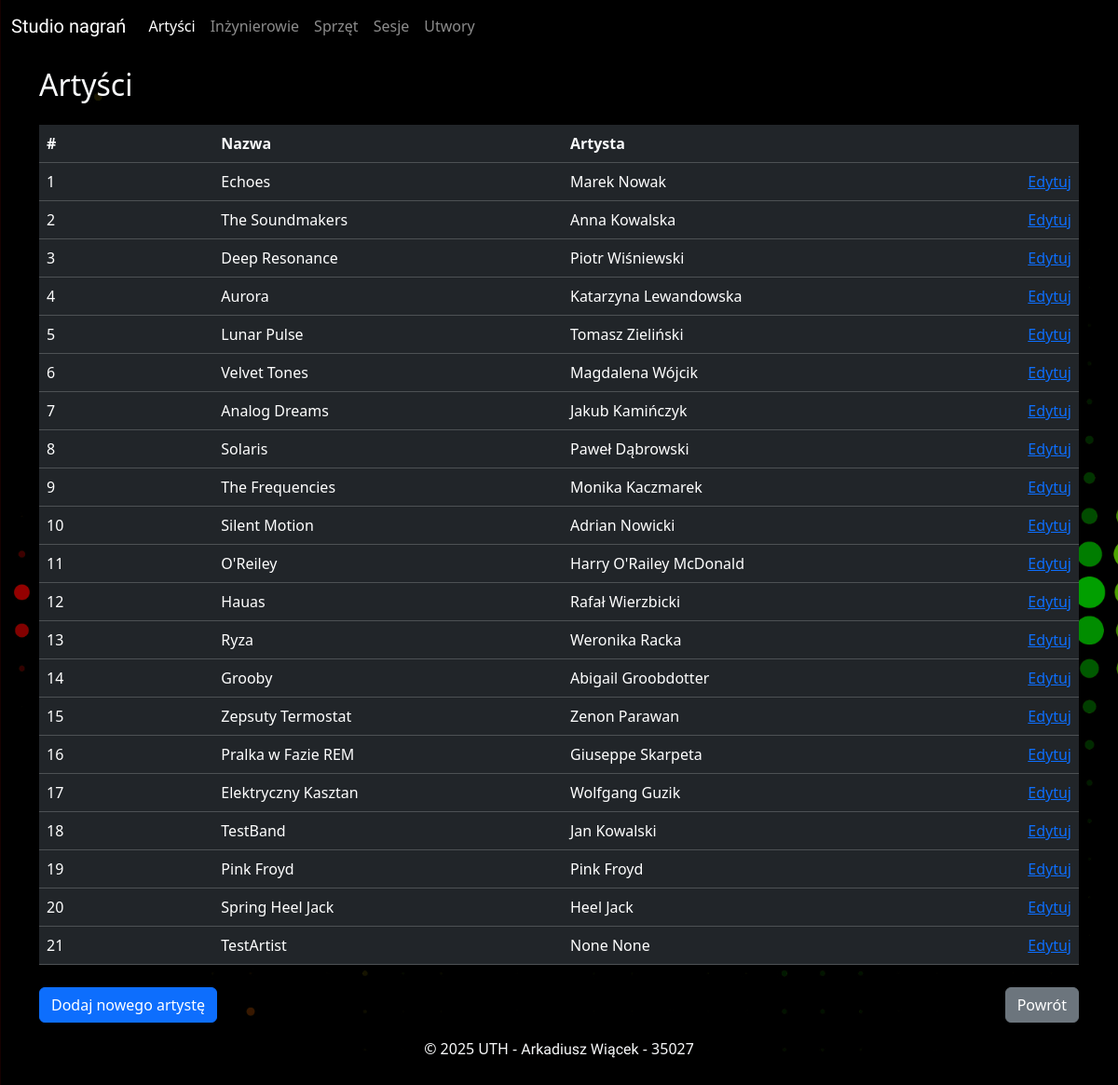
The page /artysci/ on the database as committed earlier.
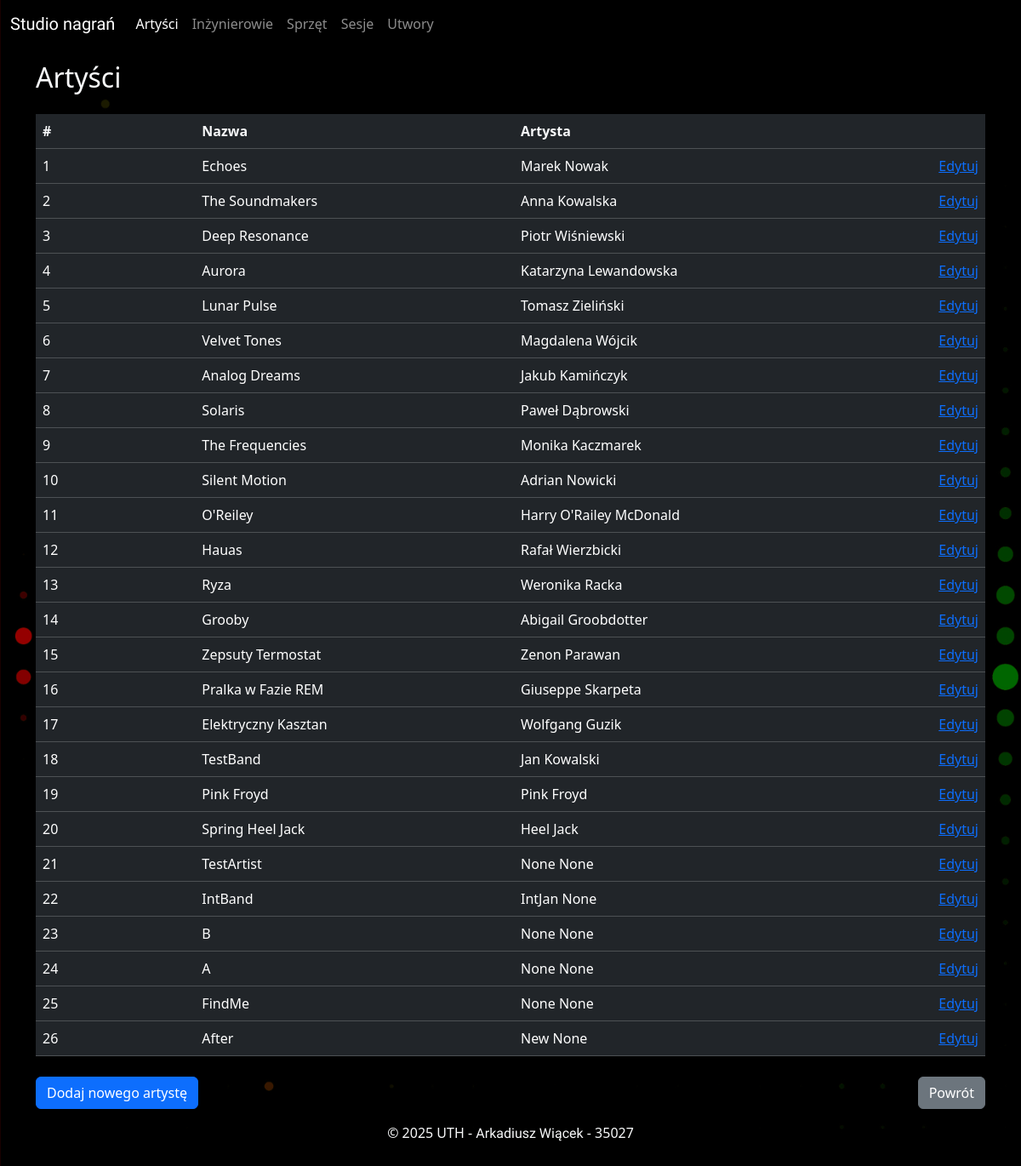
The same page on the database as committed later.
### app/models.py (models this page shows)
class Artysci(base):
    __tablename__ = "artysci"
    IdArtysty = Column(Integer, primary_key=True)
    Nazwa = Column(String)
    Imie = Column(String)
    Nazwisko = Column(String)
    sesje = relationship(
        "Sesje", back_populates="artysci", cascade="all, delete-orphan"
    )
    utwory = relationship(
        "Utwory", back_populates="artysci", cascade="all, delete-orphan"
    )

### app/views/artysci.py (the view)
@artysci_bp.route("/")
def artysci_view():
    sortby = request.args.get("sort", "IdArtysty")
    order = request.args.get("order", "asc")
    artysci = get_all_sorted(Artysci, sortby, order)
    return render_template("artysci.html", artysci=artysci, sortby=sortby, order=order)

### app/services.py (called while the page is built)
@contextmanager
def get_db_session():
    session = database.session()
    try:
        yield session
        session.commit()
    except Exception:
        session.rollback()
        raise
    finally:
        session.close()

def get_all_sorted(model_class, sort_by=None, order='asc'):
    with get_db_session() as session:
        stmt = select(model_class)
        if sort_by:
            col = getattr(model_class, sort_by)
            if order == 'desc':
                stmt = stmt.order_by(col.desc())
            else:
                stmt = stmt.order_by(col)
        return session.execute(stmt).scalars().all()

### app/templates/artysci.html (shortened to what this page needs)
{% extends "base.html" %}
{% block content %}
    <div class="container">
        <div class="row py-1 py-sm-3">
            <div class="col text-light">
                <h2>
                    Artyści
                </h2>
            </div>
        </div>
        <div class="row">
            <div class="col">
                <table class="table table-hover table-dark">
                    <thead>
                        <tr class="d-sm-table-row">
                            <th>
                                <div class="row">
                                    <div class="col-auto col-sm-2">
                                        <a href="?sort=IdArtysty&order={% if sort_by == 'IdArtysty' and order == 'asc' %}desc{% else %}asc{% endif %}"
                                           class="text-light text-decoration-none">
                                            #
                                        </a>
                                    </div>
                                    <div class="col-auto col-sm-4">
                                        <a href="?sort=Nazwa&order={% if sort_by == 'Nazwa' and order == 'asc' %}desc{% else %}asc{% endif %}"
                                           class="text-light text-decoration-none">
                                            Nazwa
                                        </a>
                                    </div>
                                    <div class="col-auto col-sm-4">
                                        <a href="?sort=Imie&order={% if sort_by == 'Imie' and order == 'asc' %}desc{% else %}asc{% endif %}"
                                           class="text-light text-decoration-none">
                                            Artysta
                                        </a>
                                    </div>
                                    <div class="col-sm-2 d-none d-sm-block">
                                    </div>
                                </div>
                            </th>
                        </tr>
                    </thead>
                    {% for artysta in artysci %}
                        <tr data-bs-toggle="modal"
                            data-bs-target="#artistModal"
                            data-artist-id="{{ artysta.IdArtysty }}"
                            data-artist-name="{{ artysta.Nazwa }}">
                            <td>
                                <div class="row">
                                    <div class="col-12 col-sm-2">
                                        <span class="d-inline d-sm-none"># </span>{{ artysta.IdArtysty }}
                                    </div>
                                    <div class="col-12 col-sm-4">
                                        {{ artysta.Nazwa }}
                                    </div>
                                    <div class="col-6 col-sm-4">
                                        {{ artysta.Imie }} {{ artysta.Nazwisko }}
                                    </div>
                                    <div class="col-6 col-sm-2 align-self-end text-end">
                                        <a href="{{ url_for('artysci.edytuj_artyste_view', id_artysty=artysta.IdArtysty) }}"
                                           onclick="event.stopPropagation()">Edytuj</a>
                                    </div>
                                </div>
                            </td>
                        </tr>
                    {% endfor %}
                </table>
            </div>
        </div>
        <div class="row">
            <div class="col-12 col-sm pt-2">
                <a href="{{ url_for("artysci.dodaj_artyste_view") }}"
                   class="btn btn-primary btn-block">Dodaj nowego artystę</a>
            </div>
            <div class="col-12 col-sm pt-2 d-flex justify-content-sm-end">
                <a href="{{ url_for("index") }}" class="btn btn-secondary btn-block">Powrót</a>
            </div>
        </div>
    </div>
{% endblock content %}

### app/templates/base.html (shortened to what this page needs)
<!DOCTYPE html>
<html lang="pl">
    <head>
        <link href="https://cdn.jsdelivr.net/npm/bootstrap@5.3.8/dist/css/bootstrap.min.css"
              rel="stylesheet"
>
        <link rel="stylesheet" href="{{ url_for('static', filename='style.css') }}">
    </head>
    <body class="d-flex flex-column vh-100">
        <header>
            <nav class="navbar navbar-expand-lg navbar-dark">
                <div class="container-fluid">
                    <a class="navbar-brand righteous-regular" href="{{ url_for("index") }}">Studio nagrań</a>
                    <div class="collapse navbar-collapse" id="navbarSupportedContent">
                        <ul class="navbar-nav me-auto mb-2 mb-lg-0">
                            <li class="nav-item">
                                <a class="nav-link active"
                                   aria-current="page"
                                   href="{{ url_for("artysci.artysci_view") }}">Artyści</a>
                            </li>
                            <li class="nav-item">
                                <a class="nav-link"
                                   href="{{ url_for("inzynierowie.inzynierowie_view") }}">Inżynierowie</a>
                            </li>
                            <li class="nav-item">
                                <a class="nav-link" href="{{ url_for("sprzet.sprzet_view") }}">Sprzęt</a>
                            </li>
                            <li class="nav-item">
                                <a class="nav-link" href="{{ url_for("sesje.sesje_view") }}">Sesje</a>
                            </li>
                            <li class="nav-item">
                                <a class="nav-link" href="{{ url_for("utwory.utwory_view") }}">Utwory</a>
                            </li>
                        </ul>
                    </div>
                </div>
            </nav>
        </header>
        <main class="flex-grow-1 py-0">
            {% block content %}
            {% endblock content %}
        </main>
        <footer class="text-center p-3 text-light">
            <p>
                © 2025 UTH - <span class="righteous-regular">Arkadiusz Wiącek</span> - 35027
            </p>
        </footer>
    </body>
</html>

### app/static/style.css (style rules this page uses)
main { background-blend-mode: darken; background-position: center; background-size: cover; }
tr[data-bs-toggle='modal'] { cursor: pointer; }
body { background-image: linear-gradient(to right, red, yellow, green, red, yellow), url('images/colour_wave.jpg'); animation: gradientShift 40s infinite linear; background-repeat: no-repeat; background-blend-mode: darken; background-position: absolute; background-size: 400% 100%, cover; background-attachment: fixed; }
.righteous-regular { font-family: 'Righteous', sans-serif; font-weight: 400; font-style: normal; }

Rows that differ between the two databases and show on the page:
added Artysci: IdArtysty "22", Nazwa "IntBand", Imie "IntJan", Nazwisko "None"
added Artysci: IdArtysty "23", Nazwa "B", Imie "None", Nazwisko "None"
added Artysci: IdArtysty "24", Nazwa "A", Imie "None", Nazwisko "None"
added Artysci: IdArtysty "25", Nazwa "FindMe", Imie "None", Nazwisko "None"
added Artysci: IdArtysty "26", Nazwa "After", Imie "New", Nazwisko "None"
